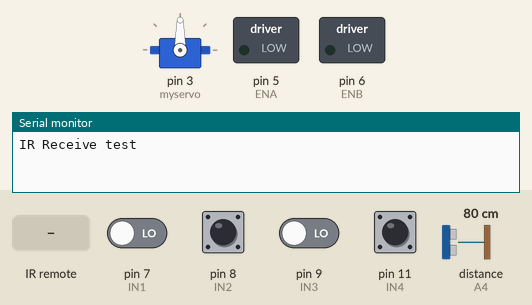
The sketch below on a simulated Arduino Uno, built with avr-gcc and run on an emulated ATmega328P. Shown: servo, switched loads named in the sketch (green lamp = pin HIGH), the last lines printed to the serial monitor. Wiring (inferred from the names in the program): ultrasonic range finder: trigger A5; echo A4. The inputs (shaded band) are chosen by the test bench; at power-on: pin 8 (IN2), pin 11 (IN4) HIGH, pin 7 (IN1), pin 9 (IN3) LOW, distance to the obstacle (sensor on A4) 80 cm. The echo pulse lasts 58.3 µs per cm; pins used as bus, display or sensor lines are not drawn.

Above: at 1.2 s.
1.3 s: infrared code 0xE8 received
At 2.1 s:
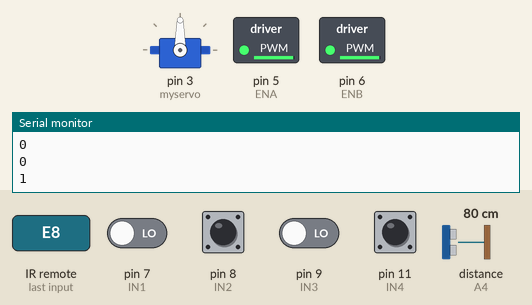
At 2.9 s:
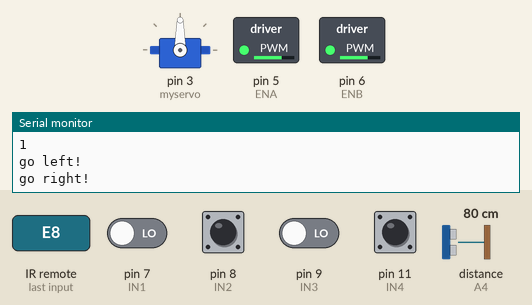
Timing chart, 0 to 11.8 s (numbered marks = the images above; inputs shaded):
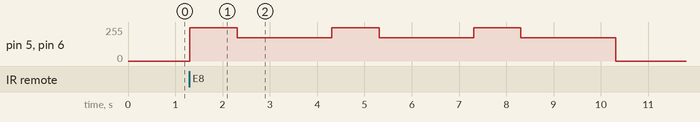

The sketch:

Infrared_Remote_w_Distance_Servo.ino
```cpp
/*
Mr. Harms' Coding & Robotics Class
Aldersgate Christian Academy
05.11.2023

The following code for Arduino is written to allow you to control your
robocar with a TV remote. Many of the common infrared remotes can work for this.
To learn which codes your remote transmits, run this code and open the serial monitor
With the serial monitor running, you will see displayed the codes as they are read by
the IR receiver. You will then need to use those codes down in the switch statement
in place of the values that are already there.
*/
#include <IRremote.h>
#include <Servo.h>  //servo library
Servo myservo;      // create servo object to control servo

int Echo = A4;
int Trig = A5;

#define ENA 5
#define ENB 6
#define IN1 7
#define IN2 8
#define IN3 9
#define IN4 11

#define carSpeed 250
#define turnSpeed 175
int distance = 0;


const byte IR_RECEIVE_PIN = 12;

void setup()
{
   myservo.attach(3);  // attach servo on pin 3 to servo object
   Serial.begin(9600);
   pinMode(Echo, INPUT);
   pinMode(Trig, OUTPUT);
   Serial.println("IR Receive test");
   IrReceiver.begin(IR_RECEIVE_PIN, ENABLE_LED_FEEDBACK);
}

void loop()
{
   distance = Distance_test();
   //The following code checks if the distance is less than 20 and the car is not moving backwards
   //If all are true, the stop() function is called to stop the car.
   if(distance <= 20 && !(digitalRead(IN1) == 0 && digitalRead(IN2) == 1 && digitalRead(IN3) == 1 && digitalRead(IN4) == 0)){
     stop();
   }

   if (IrReceiver.decode())
   {
      Serial.print("Your remote just gave a code of: ");
      Serial.println(IrReceiver.decodedIRData.command);

      /*
      In the switch statement below, replace the values for each case with
      the code for the corresponding button on your IR remote.
      */
      switch(IrReceiver.decodedIRData.command){
        case 276: Serial.println("FORWARD"); forward(); delay(100); break;
        case 277: Serial.println("RIGHT"); turnRight(); delay(100); break;
        case 278: Serial.println("BACKWARDS"); backward(); delay(100); break;
        case 279: Serial.println("LEFT"); turnLeft(); delay(100); break;
        case 233: Serial.println("STOP"); stop(); delay(100); break;
        case 232: Serial.println("DANCE"); dance(); break;
        case 247: Serial.println("LOOK LEFT"); lookLeft(); break;
        case 246: Serial.println("LOOK STRAIGHT"); lookStraight(); break;
        case 259: Serial.println("LOOK RIGHT"); lookRight(); break;
     }

      IrReceiver.resume();

   }
}

void forward(){
  analogWrite(ENA, carSpeed);
  analogWrite(ENB, carSpeed);
  digitalWrite(IN1, HIGH);
  digitalWrite(IN2, LOW);
  digitalWrite(IN3, LOW);
  digitalWrite(IN4, HIGH);
  Serial.println("go forward!");
  Serial.println(digitalRead(IN1));
  Serial.println(digitalRead(IN2));
  Serial.println(digitalRead(IN3));
  Serial.println(digitalRead(IN4));
  myservo.write(90);

}

void backward(){
  analogWrite(ENA, carSpeed);
  analogWrite(ENB, carSpeed);
  digitalWrite(IN1, LOW);
  digitalWrite(IN2, HIGH);
  digitalWrite(IN3, HIGH);
  digitalWrite(IN4, LOW);
  Serial.println("go back!");
  myservo.write(90);
}

void turnRight(){
  digitalWrite(ENA,turnSpeed); //enable L298n A channel
  digitalWrite(ENB,turnSpeed); //enable L298n B channel
  digitalWrite(IN1,HIGH); //set IN1 hight level
  digitalWrite(IN2,LOW);  //set IN2 low level
  digitalWrite(IN3,LOW);  //set IN3 low level
  digitalWrite(IN4,LOW); //set IN4 low level
  Serial.println("Slow right");//send message to serial monitor
  myservo.write(45);
}

void turnLeft(){
  digitalWrite(ENA,turnSpeed); //enable L298n A channel
  digitalWrite(ENB,turnSpeed); //enable L298n B channel
  digitalWrite(IN1,LOW); //set IN1 hight level
  digitalWrite(IN2,LOW);  //set IN2 low level
  digitalWrite(IN3,LOW);  //set IN3 low level
  digitalWrite(IN4,HIGH); //set IN4 low level
  Serial.println("Slow left");//send message to serial monitor
  myservo.write(135);
}
void spinLeft(){
  analogWrite(ENA, turnSpeed);
  analogWrite(ENB, turnSpeed);
  digitalWrite(IN1, LOW);
  digitalWrite(IN2, HIGH);
  digitalWrite(IN3, LOW);
  digitalWrite(IN4, HIGH);
  Serial.println("go left!");
}

void spinRight(){
  analogWrite(ENA, turnSpeed);
  analogWrite(ENB, turnSpeed);
  digitalWrite(IN1, HIGH);
  digitalWrite(IN2, LOW);
  digitalWrite(IN3, HIGH);
  digitalWrite(IN4, LOW);
  Serial.println("go right!");
}

void stop(){
   digitalWrite(ENA, LOW);
   digitalWrite(ENB, LOW);
}

void dance(){
   forward();
   delay(1000);
   spinLeft();
   delay(500);
   spinRight();
   delay(1000);
   spinLeft();
   delay(500);
   forward();
   delay(1000);
   spinLeft();
   delay(500);
   spinRight();
   delay(1000);
   spinLeft();
   delay(500);
   backward();
   delay(1000);
   spinLeft();
   delay(500);
   spinRight();
   delay(1000);
   spinLeft();
   delay(500);
   stop();
}
//Ultrasonic distance measurement Sub function
int Distance_test() {
  digitalWrite(Trig, LOW);
  delayMicroseconds(2);
  digitalWrite(Trig, HIGH);
  delayMicroseconds(20);
  digitalWrite(Trig, LOW);
  float Fdistance = pulseIn(Echo, HIGH);
  Fdistance= Fdistance / 58;
  return (int)Fdistance;
}
void lookStraight(){
  myservo.write(90);
}
void lookLeft(){
  myservo.write(135);
}
void lookRight(){
  myservo.write(45);
}
```

Measured:
- after the input at 1.3 s, pin 5 (ENA), pin 6 (ENB): 0/255 → 250/255 at once, then repeats every 3.0 s: 175/255 2.0 s, 250/255 1.0 s
